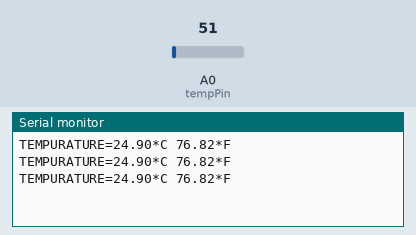
Bench run of a sketch on a simulated Arduino Uno, built with avr-gcc and run on an emulated ATmega328P. Parts: the last lines printed to the serial monitor. The test bench sets the inputs (shaded band); at power-on: A0 (tempPin) = 51.

Above: at 1.3 s.
1.4 s: A0 (tempPin) set to 61
At 1.9 s:
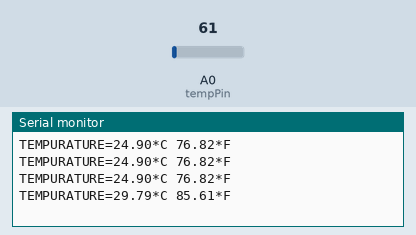
2.9 s: A0 (tempPin) set to 71
At 3.4 s:
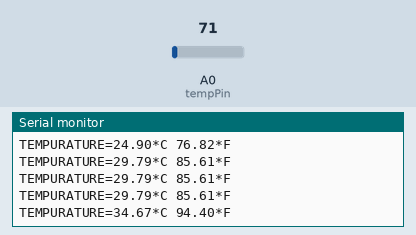
Timing chart, 0 to 5.9 s (numbered marks = the images above; inputs shaded):
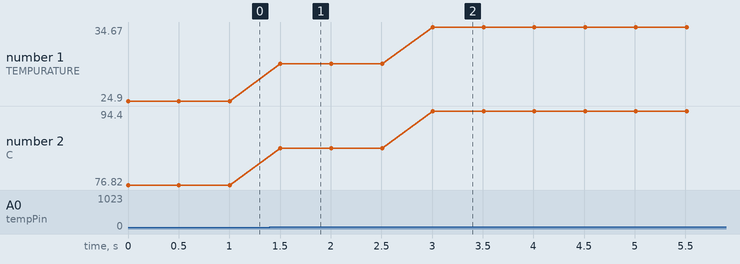

The sketch:

tempsensor_ino.ino
```cpp
int val;
//Temperature sensor is connected to analog pin 1
int tempPin=A0;
// Pin 13 has an LED connected on most Arduino boards.
//int led = 13;

void setup()
{
Serial.begin(9600);
//pinMode(led, OUTPUT);
//pinMode(tempPin,OUTPUT);
}

void loop()
{
//digitalWrite(led, HIGH);   // turn LED on
val=analogRead(tempPin);   // read analog signal from temperature sensor
float mv=( val/1024.0)*5000;
float cel=mv/10;           // calculate temp. in celsius
float farh=(cel*9)/5+32;   // calculate temp. in fahrenheit

Serial.print("TEMPURATURE=");
Serial.print(cel);         // Print celsius
Serial.print("*C ");
/*Serial.println();*/
/*delay(4000);*/

/* uncomment this to get tempurature in farenhite
Serial.print("TEMPURATURE=");*/
Serial.print(farh);        // print fahrenheit
Serial.print("*F");
Serial.println();          // prit newline

//digitalWrite(led, LOW);    // turn LED off
delay(500);


}
```

Measured:
- after the input at 1.4 s, the serial monitor: prints a new line after 0.10 s (image 1)
- after the input at 2.9 s, the serial monitor: prints a new line after 0.11 s (image 2)
- plotted number 1: 24.9 → 29.79 after the input at 1.4 s, 29.79 → 34.67 after the input at 2.9 s
- plotted number 2: 76.82 → 85.61 after the input at 1.4 s, 85.61 → 94.4 after the input at 2.9 s
